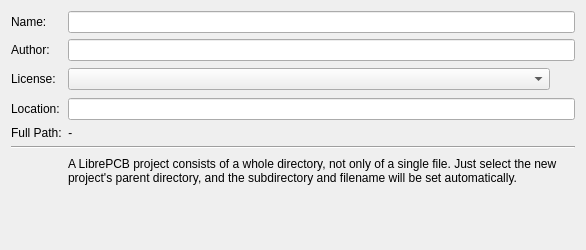
<?xml version="1.0" encoding="UTF-8"?>
<ui version="4.0">
 <class>librepcb::editor::NewProjectWizardPage_Metadata</class>
 <widget class="QWizardPage" name="librepcb::editor::NewProjectWizardPage_Metadata">
  <property name="geometry">
   <rect>
    <x>0</x>
    <y>0</y>
    <width>586</width>
    <height>250</height>
   </rect>
  </property>
  <property name="minimumSize">
   <size>
    <width>400</width>
    <height>0</height>
   </size>
  </property>
  <property name="title">
   <string>Project Metadata</string>
  </property>
  <property name="subTitle">
   <string>Specify some metadata of the project to be created.</string>
  </property>
  <layout class="QFormLayout" name="formLayout">
   <property name="fieldGrowthPolicy">
    <enum>QFormLayout::AllNonFixedFieldsGrow</enum>
   </property>
   <item row="0" column="0">
    <widget class="QLabel" name="label">
     <property name="text">
      <string>Name:</string>
     </property>
    </widget>
   </item>
   <item row="0" column="1">
    <widget class="QLineEdit" name="edtName">
     <property name="maxLength">
      <number>250</number>
     </property>
     <property name="clearButtonEnabled">
      <bool>true</bool>
     </property>
    </widget>
   </item>
   <item row="1" column="0">
    <widget class="QLabel" name="label_2">
     <property name="text">
      <string>Author:</string>
     </property>
    </widget>
   </item>
   <item row="1" column="1">
    <widget class="QLineEdit" name="edtAuthor">
     <property name="maxLength">
      <number>250</number>
     </property>
     <property name="clearButtonEnabled">
      <bool>true</bool>
     </property>
    </widget>
   </item>
   <item row="2" column="0">
    <widget class="QLabel" name="label_6">
     <property name="text">
      <string>License:</string>
     </property>
    </widget>
   </item>
   <item row="2" column="1">
    <layout class="QHBoxLayout" name="horizontalLayout_2">
     <property name="spacing">
      <number>0</number>
     </property>
     <item>
      <widget class="QComboBox" name="cbxLicense">
       <property name="sizeAdjustPolicy">
        <enum>QComboBox::AdjustToContents</enum>
       </property>
      </widget>
     </item>
     <item>
      <widget class="QLabel" name="lblLicenseLink">
       <property name="minimumSize">
        <size>
         <width>25</width>
         <height>25</height>
        </size>
       </property>
       <property name="maximumSize">
        <size>
         <width>25</width>
         <height>25</height>
        </size>
       </property>
       <property name="toolTip">
        <string>https://en.wikipedia.org/wiki/Creative_Commons_license</string>
       </property>
       <property name="text">
        <string notr="true">&lt;a href=&quot;https://en.wikipedia.org/wiki/Creative_Commons_license&quot;&gt;&lt;img src=&quot;:/img/status/info.png&quot; width=&quot;25&quot; height=&quot;25&quot;/&gt;&lt;/a&gt;</string>
       </property>
       <property name="scaledContents">
        <bool>true</bool>
       </property>
      </widget>
     </item>
    </layout>
   </item>
   <item row="3" column="0">
    <widget class="QLabel" name="label_3">
     <property name="text">
      <string>Location:</string>
     </property>
    </widget>
   </item>
   <item row="3" column="1">
    <widget class="QLineEdit" name="edtLocation"/>
   </item>
   <item row="4" column="0">
    <widget class="QLabel" name="label_7">
     <property name="text">
      <string>Full Path:</string>
     </property>
    </widget>
   </item>
   <item row="4" column="1">
    <widget class="QLabel" name="lblFullFilePath">
     <property name="font">
      <font>
       <italic>true</italic>
      </font>
     </property>
     <property name="text">
      <string notr="true">-</string>
     </property>
     <property name="wordWrap">
      <bool>true</bool>
     </property>
     <property name="textInteractionFlags">
      <set>Qt::LinksAccessibleByMouse|Qt::TextSelectableByMouse</set>
     </property>
    </widget>
   </item>
   <item row="6" column="0" colspan="2">
    <widget class="Line" name="line">
     <property name="orientation">
      <enum>Qt::Horizontal</enum>
     </property>
    </widget>
   </item>
   <item row="7" column="0">
    <widget class="QLabel" name="label_5">
     <property name="minimumSize">
      <size>
       <width>32</width>
       <height>32</height>
      </size>
     </property>
     <property name="maximumSize">
      <size>
       <width>32</width>
       <height>32</height>
      </size>
     </property>
     <property name="pixmap">
      <pixmap>:/img/status/info.png</pixmap>
     </property>
     <property name="scaledContents">
      <bool>true</bool>
     </property>
     <property name="alignment">
      <set>Qt::AlignRight|Qt::AlignTrailing|Qt::AlignVCenter</set>
     </property>
    </widget>
   </item>
   <item row="7" column="1">
    <widget class="QLabel" name="label_9">
     <property name="text">
      <string>A LibrePCB project consists of a whole directory, not only of a single file. Just select the new project's parent directory, and the subdirectory and filename will be set automatically.</string>
     </property>
     <property name="wordWrap">
      <bool>true</bool>
     </property>
    </widget>
   </item>
  </layout>
 </widget>
 <resources/>
 <connections/>
</ui>
